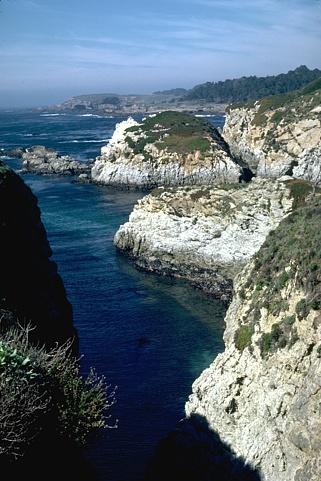
%> input picture Matlab/CVI/CW5/im3.jpg, 321 x 481 px
$ octave test.m   (GNU Octave 9; MATLAB toolbox functions it lacks are replaced by stand-ins)
%> lines starting %> are read from the running program, lines starting %| are printed output that depends on the picture; in (x1, y1, x2, y2) boxes, pixels count from 0 and x2, y2 are one past the last pixel; in counts of white or black regions, pixels touching at a corner belong together; the program's own positions count from 1
a =imread('im3.jpg');
%> a is the input picture: size 481x321x3 uint8; mean R, G, B 92.8, 109, 119.4
a = im2double(a);
%> a: size 481x321x3 double
Ig = rgb2gray(a);
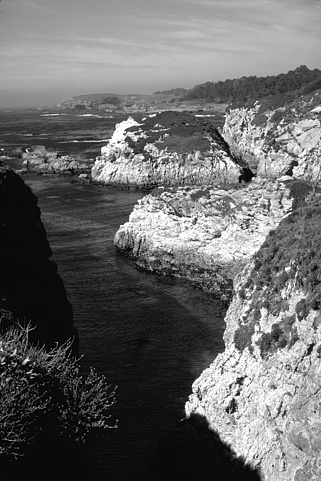
%> Ig: size 481x321 double; min 0, max 1, mean 0.413

figure(1)

imshow(Ig)

Ig = conv_gaus(Ig,3);
Ig = intensity_gradients(Ig);

% [5 lines of commented-out code are left out]

mask = zeros(size(Ig));
mask(50:end-50,50:end-50) = 1;
bw = activecontour(Ig,mask,1000);
% [11 lines not run here, left out]
function Ibox = conv_gaus(I,n)
%> called with n = 3
box3 = ones(n,n)./(n^2);
Ibox=conv2(I,box3,'same');
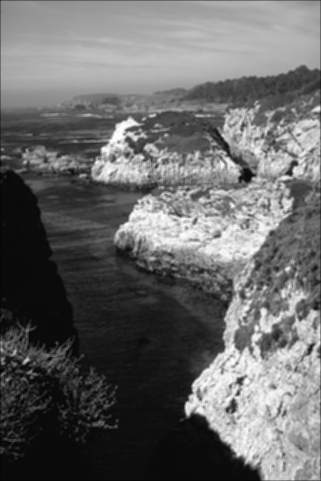
%> Ibox: size 481x321 double; min 0.0181, max 0.996, mean 0.412
end

function Ibdiff = intensity_gradients(Id)
Ibdiffv=Id(1:size(Id)-1,:)-Id(2:size(Id),:);
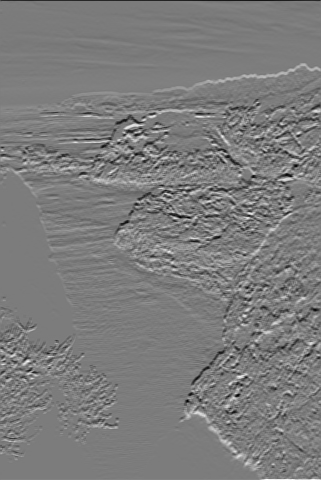
%> Ibdiffv: size 480x321 double; min -0.284, max 0.299, mean 0.000617; drawn with min black and max white
Ibdiffh=Id(:,1:size(Id,2)-1)-Id(:,2:size(Id,2));
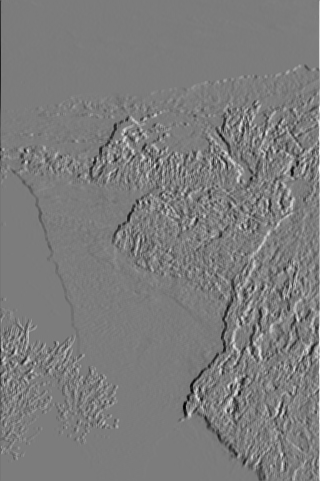
%> Ibdiffh: size 481x320 double; min -0.303, max 0.317, mean -0.000621; drawn with min black and max white
Ibdiff=sqrt(Ibdiffh(1:size(Id)-1,:).^2+Ibdiffv(:,1:size(Id,2)-1).^2);
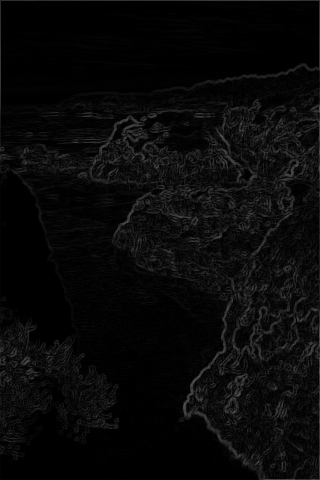
%> Ibdiff: size 480x320 double; min 0, max 0.343, mean 0.0375
%> `mask(50:end-50,50:end-50) = 1;`:
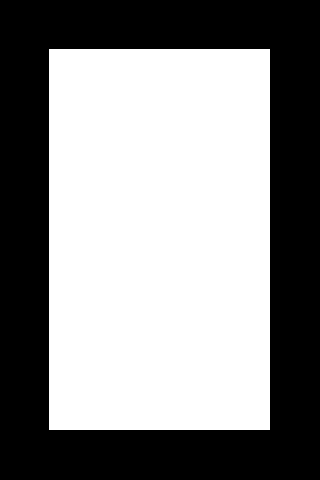
%> mask: size 480x320 double; values 0 (black) and 1 (white), 54.8% white; 1 black region, box (x1, y1, x2, y2) and area: (0, 0, 320, 480) 69399
%> the run ends on the next line
end
